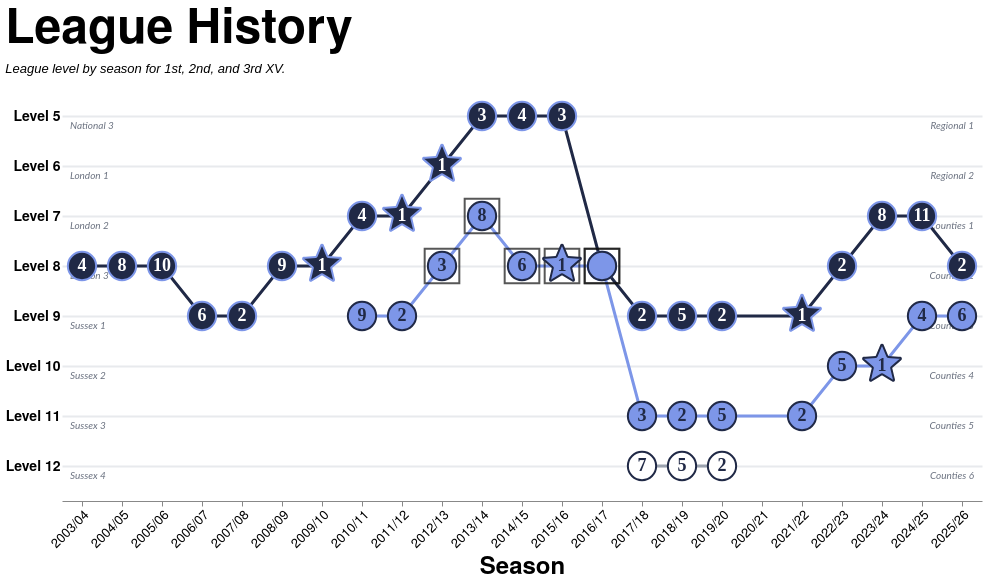

The Vega-Lite source for this figure:
### Vega-Lite specification from a JSON file in a GitHub repository (floating-point values rounded to 4 significant figures)
{"config": {"axis": {"labelFont": "PT Sans Narrow, Helvetica Neue, Helvetica, Arial, sans-serif", "titleFont": "PT Sans Narrow, Helvetica Neue, Helvetica, Arial, sans-serif", "labelFontSize": 13, "titleFontSize": 24, "gridColor": "#202947", "gridOpacity": 0.2, "zindex": 1}, "text": {"font": "Lato, sans-serif"}, "bar": {"cornerRadiusEnd": 5}, "header": {"labelFont": "PT Sans Narrow, Helvetica Neue, Helvetica, Arial, sans-serif", "titleFont": "PT Sans Narrow, Helvetica Neue, Helvetica, Arial, sans-serif", "labelFontSize": 24, "titleFontSize": 28, "labelFontWeight": "bold", "orient": "left"}, "legend": {"labelFont": "PT Sans Narrow, Helvetica Neue, Helvetica, Arial, sans-serif", "titleFont": "PT Sans Narrow, Helvetica Neue, Helvetica, Arial, sans-serif", "labelFontSize": 14, "titleFontSize": 16, "titlePadding": 5, "fillColor": "white", "strokeColor": "black", "padding": 10, "titleFontWeight": "lighter", "titleFontStyle": "italic", "titleColor": "gray", "offset": 10}, "title": {"font": "PT Sans Narrow, Helvetica Neue, Helvetica, Arial, sans-serif", "fontSize": 48, "fontWeight": "bold", "anchor": "start", "align": "center", "titlePadding": 20, "subtitlePadding": 10, "subtitleFontSize": 13, "subtitleColor": "", "subtitleFontStyle": "italic", "offset": 15, "color": "black"}, "axisX": {"labelAngle": 0}, "facet": {"title": null, "header": null, "align": {"row": "each", "column": "each"}, "spacing": 10}, "resolve": {"scale": {"y": "independent", "facet": "independent"}}, "background": "transparent", "scale": {"offsetBandPaddingOuter": 0.2, "offsetBandPaddingInner": 0.1}, "view": {"stroke": null, "background": "transparent"}}, "layer": [{"data": {"name": "data-2078b31029ee90658b93514e208a459c"}, "mark": {"type": "text", "align": "left", "baseline": "middle", "color": "#6b7280", "dx": -12, "dy": 10, "fontSize": 10, "fontStyle": "italic", "opacity": 1.0}, "encoding": {"text": {"field": "historic", "type": "nominal"}, "x": {"field": "left_anchor", "sort": ["2003/04", "2004/05", "2005/06", "2006/07", "2007/08", "2008/09", "2009/10", "2010/11", "2011/12", "2012/13", "2013/14", "2014/15", "2015/16", "2016/17", "2017/18", "2018/19", "2019/20", "2020/21", "2021/22", "2022/23", "2023/24", "2024/25", "2025/26"], "type": "nominal"}, "y": {"field": "level", "type": "ordinal"}}}, {"data": {"name": "data-2078b31029ee90658b93514e208a459c"}, "mark": {"type": "text", "align": "right", "baseline": "middle", "color": "#6b7280", "dx": 12, "dy": 10, "fontSize": 10, "fontStyle": "italic", "opacity": 1.0}, "encoding": {"text": {"field": "current", "type": "nominal"}, "x": {"field": "right_anchor", "sort": ["2003/04", "2004/05", "2005/06", "2006/07", "2007/08", "2008/09", "2009/10", "2010/11", "2011/12", "2012/13", "2013/14", "2014/15", "2015/16", "2016/17", "2017/18", "2018/19", "2019/20", "2020/21", "2021/22", "2022/23", "2023/24", "2024/25", "2025/26"], "type": "nominal"}, "y": {"field": "level", "type": "ordinal"}}}, {"data": {"name": "data-2135cd0b0991176c8a37a79dac8195cd"}, "mark": {"type": "line", "strokeWidth": 3}, "encoding": {"color": {"field": "squad", "legend": null, "scale": {"domain": ["1st", "2nd", "3rd"], "range": ["#202946", "#7d96e8", "#9ca3af"]}, "type": "nominal"}, "tooltip": [{"field": "season", "title": "Season", "type": "nominal"}, {"field": "squad", "title": "Squad", "type": "nominal"}, {"field": "league", "title": "League", "type": "nominal"}, {"field": "level_display_label", "title": "Level", "type": "nominal"}, {"field": "rank", "title": "Position", "type": "ordinal"}], "x": {"axis": {"labelAlign": "right", "labelAngle": -45, "offset": 10}, "field": "season", "scale": {"domain": ["2003/04", "2004/05", "2005/06", "2006/07", "2007/08", "2008/09", "2009/10", "2010/11", "2011/12", "2012/13", "2013/14", "2014/15", "2015/16", "2016/17", "2017/18", "2018/19", "2019/20", "2020/21", "2021/22", "2022/23", "2023/24", "2024/25", "2025/26"]}, "title": "Season", "type": "ordinal"}, "y": {"axis": {"domain": false, "grid": true, "gridColor": "#d1d5db", "gridOpacity": 0.5, "gridWidth": 2, "labelExpr": "'Level ' + datum.value", "labelFontSize": 14, "labelFontWeight": "bold", "ticks": false}, "field": "level", "title": null, "type": "ordinal"}}}, {"data": {"name": "data-6bc4def52c379e776a61c77c9bd2b98e"}, "mark": {"type": "point", "filled": false, "shape": "square", "size": 1200, "stroke": "#111111", "strokeWidth": 2}, "encoding": {"x": {"field": "season", "scale": {"domain": ["2003/04", "2004/05", "2005/06", "2006/07", "2007/08", "2008/09", "2009/10", "2010/11", "2011/12", "2012/13", "2013/14", "2014/15", "2015/16", "2016/17", "2017/18", "2018/19", "2019/20", "2020/21", "2021/22", "2022/23", "2023/24", "2024/25", "2025/26"]}, "type": "ordinal"}, "y": {"field": "level", "type": "ordinal"}}}, {"data": {"name": "data-2135cd0b0991176c8a37a79dac8195cd"}, "mark": {"type": "point", "filled": true, "opacity": 1, "size": 800, "strokeWidth": 2}, "encoding": {"color": {"field": "squad", "legend": null, "scale": {"domain": ["1st", "2nd", "3rd"], "range": ["#202946", "#7d96e8", "#9ca3af"]}, "type": "nominal"}, "fill": {"condition": {"test": "datum.squad == '3rd'", "value": "#ffffff"}, "field": "squad", "legend": null, "scale": {"domain": ["1st", "2nd", "3rd"], "range": ["#202946", "#7d96e8", "#9ca3af"]}, "type": "nominal"}, "shape": {"field": "marker_shape", "legend": null, "scale": null, "type": "nominal"}, "stroke": {"condition": {"test": "datum.squad == '1st'", "value": "#7d96e8"}, "value": "#202946"}, "tooltip": [{"field": "season", "title": "Season", "type": "nominal"}, {"field": "squad", "title": "Squad", "type": "nominal"}, {"field": "league", "title": "League", "type": "nominal"}, {"field": "level_display_label", "title": "Level", "type": "nominal"}, {"field": "rank", "title": "Position", "type": "ordinal"}], "x": {"axis": {"labelAlign": "right", "labelAngle": -45, "offset": 10}, "field": "season", "scale": {"domain": ["2003/04", "2004/05", "2005/06", "2006/07", "2007/08", "2008/09", "2009/10", "2010/11", "2011/12", "2012/13", "2013/14", "2014/15", "2015/16", "2016/17", "2017/18", "2018/19", "2019/20", "2020/21", "2021/22", "2022/23", "2023/24", "2024/25", "2025/26"]}, "title": "Season", "type": "ordinal"}, "y": {"axis": {"domain": false, "grid": true, "gridColor": "#d1d5db", "gridOpacity": 0.5, "gridWidth": 2, "labelExpr": "'Level ' + datum.value", "labelFontSize": 14, "labelFontWeight": "bold", "ticks": false}, "field": "level", "title": null, "type": "ordinal"}}}, {"data": {"name": "data-2135cd0b0991176c8a37a79dac8195cd"}, "mark": {"type": "text", "font": "PT Sans Narrow", "fontSize": 18, "fontWeight": "bold"}, "encoding": {"color": {"field": "rank_text_color", "legend": null, "scale": null, "type": "nominal"}, "text": {"field": "rank_label", "type": "nominal"}, "tooltip": [{"field": "season", "title": "Season", "type": "nominal"}, {"field": "squad", "title": "Squad", "type": "nominal"}, {"field": "league", "title": "League", "type": "nominal"}, {"field": "level_display_label", "title": "Level", "type": "nominal"}, {"field": "rank", "title": "Position", "type": "ordinal"}], "x": {"axis": {"labelAlign": "right", "labelAngle": -45, "offset": 10}, "field": "season", "scale": {"domain": ["2003/04", "2004/05", "2005/06", "2006/07", "2007/08", "2008/09", "2009/10", "2010/11", "2011/12", "2012/13", "2013/14", "2014/15", "2015/16", "2016/17", "2017/18", "2018/19", "2019/20", "2020/21", "2021/22", "2022/23", "2023/24", "2024/25", "2025/26"]}, "title": "Season", "type": "ordinal"}, "y": {"axis": {"domain": false, "grid": true, "gridColor": "#d1d5db", "gridOpacity": 0.5, "gridWidth": 2, "labelExpr": "'Level ' + datum.value", "labelFontSize": 14, "labelFontWeight": "bold", "ticks": false}, "field": "level", "title": null, "type": "ordinal"}}}], "height": {"step": 50}, "resolve": {"scale": {"color": "independent"}}, "title": {"text": "League History", "subtitle": "League level by season for 1st, 2nd, and 3rd XV."}, "width": {"step": 40}, "$schema": "https://vega.github.io/schema/vega-lite/v5.20.1.json", "datasets": {"data-2078b31029ee90658b93514e208a459c": [{"level": 5, "historic": "National 3", "current": "Regional 1", "left_anchor": "2003/04", "right_anchor": "2025/26"}, {"level": 6, "historic": "London 1", "current": "Regional 2", "left_anchor": "2003/04", "right_anchor": "2025/26"}, {"level": 7, "historic": "London 2", "current": "Counties 1", "left_anchor": "2003/04", "right_anchor": "2025/26"}, {"level": 8, "historic": "London 3", "current": "Counties 2", "left_anchor": "2003/04", "right_anchor": "2025/26"}, {"level": 9, "historic": "Sussex 1", "current": "Counties 3", "left_anchor": "2003/04", "right_anchor": "2025/26"}, {"level": 10, "historic": "Sussex 2", "current": "Counties 4", "left_anchor": "2003/04", "right_anchor": "2025/26"}, {"level": 11, "historic": "Sussex 3", "current": "Counties 5", "left_anchor": "2003/04", "right_anchor": "2025/26"}, {"level": 12, "historic": "Sussex 4", "current": "Counties 6", "left_anchor": "2003/04", "right_anchor": "2025/26"}], "data-2135cd0b0991176c8a37a79dac8195cd": [{"season": "2003/04", "season_start_year": 2003, "squad": "1st", "league": "London 4 South East", "level": 8, "rank": 4, "is_non_rfu": false, "is_no_league": false, "is_special": false, "marker_shape": "circle", "rank_label": "4", "rank_text_color": "#ffffff", "special_label": "", "level_display_label": "Level 8"}, {"season": "2004/05", "season_start_year": 2004, "squad": "1st", "league": "London 4 South East", "level": 8, "rank": 8, "is_non_rfu": false, "is_no_league": false, "is_special": false, "marker_shape": "circle", "rank_label": "8", "rank_text_color": "#ffffff", "special_label": "", "level_display_label": "Level 8"}, {"season": "2005/06", "season_start_year": 2005, "squad": "1st", "league": "London 4 South East", "level": 8, "rank": 10, "is_non_rfu": false, "is_no_league": false, "is_special": false, "marker_shape": "circle", "rank_label": "10", "rank_text_color": "#ffffff", "special_label": "", "level_display_label": "Level 8"}, {"season": "2006/07", "season_start_year": 2006, "squad": "1st", "league": "Sussex 1", "level": 9, "rank": 6, "is_non_rfu": false, "is_no_league": false, "is_special": false, "marker_shape": "circle", "rank_label": "6", "rank_text_color": "#ffffff", "special_label": "", "level_display_label": "Level 9"}, {"season": "2007/08", "season_start_year": 2007, "squad": "1st", "league": "Sussex 1", "level": 9, "rank": 2, "is_non_rfu": false, "is_no_league": false, "is_special": false, "marker_shape": "circle", "rank_label": "2", "rank_text_color": "#ffffff", "special_label": "", "level_display_label": "Level 9"}, {"season": "2008/09", "season_start_year": 2008, "squad": "1st", "league": "London 4 South East", "level": 8, "rank": 9, "is_non_rfu": false, "is_no_league": false, "is_special": false, "marker_shape": "circle", "rank_label": "9", "rank_text_color": "#ffffff", "special_label": "", "level_display_label": "Level 8"}, {"season": "2009/10", "season_start_year": 2009, "squad": "1st", "league": "London 3 South East", "level": 8, "rank": 1, "is_non_rfu": false, "is_no_league": false, "is_special": false, "marker_shape": "M-.1041-1.3497-.0786-1.4111-.0554-1.4668C-.0349-1.5161.0349-1.5161.0554-1.4668L.0786-1.4111.1041-1.3497.1083-1.3396.3827-.6799C.3913-.6591.4109-.645.4333-.6432L1.1455-.5861 1.1563-.5852 1.2226-.5799 1.2828-.5751C1.336-.5708 1.3576-.5044 1.317-.4697L1.2712-.4304 1.2207-.3871 1.2124-.3801.6698.0847C.6527.0994.6453.1223.6505.1442L.8162.8392.8188.8498.8342.9145.8482.9732C.8606 1.0251.8041 1.0661.7586 1.0383L.7071 1.0069.6503.9722.641.9665.0313.5941C.0121.5824-.0121.5824-.0313.5941L-.641.9665-.6503.9722-.707 1.0069-.7585 1.0383C-.8041 1.0661-.8606 1.0251-.8482.9732L-.8342.9145-.8187.8498-.8162.8392-.6504.1442C-.6452.1223-.6527.0994-.6698.0847L-1.2124-.3801-1.2206-.3871-1.2712-.4304-1.317-.4697C-1.3575-.5044-1.336-.5708-1.2828-.5751L-1.2226-.5799-1.1563-.5852-1.1454-.5861-.4333-.6432C-.4108-.645-.3913-.6592-.3827-.6799L-.1083-1.3396-.1041-1.3497Z", "rank_label": "1", "rank_text_color": "#ffffff", "special_label": "", "level_display_label": "Level 8"}, {"season": "2010/11", "season_start_year": 2010, "squad": "1st", "league": "London 2 South East", "level": 7, "rank": 4, "is_non_rfu": false, "is_no_league": false, "is_special": false, "marker_shape": "circle", "rank_label": "4", "rank_text_color": "#ffffff", "special_label": "", "level_display_label": "Level 7"}, {"season": "2010/11", "season_start_year": 2010, "squad": "2nd", "league": "Sussex Spitfire 1", "level": 9, "rank": 9, "is_non_rfu": false, "is_no_league": false, "is_special": false, "marker_shape": "circle", "rank_label": "9", "rank_text_color": "#202946", "special_label": "", "level_display_label": "Level 9"}, {"season": "2011/12", "season_start_year": 2011, "squad": "1st", "league": "London 2 South East", "level": 7, "rank": 1, "is_non_rfu": false, "is_no_league": false, "is_special": false, "marker_shape": "M-.1041-1.3497-.0786-1.4111-.0554-1.4668C-.0349-1.5161.0349-1.5161.0554-1.4668L.0786-1.4111.1041-1.3497.1083-1.3396.3827-.6799C.3913-.6591.4109-.645.4333-.6432L1.1455-.5861 1.1563-.5852 1.2226-.5799 1.2828-.5751C1.336-.5708 1.3576-.5044 1.317-.4697L1.2712-.4304 1.2207-.3871 1.2124-.3801.6698.0847C.6527.0994.6453.1223.6505.1442L.8162.8392.8188.8498.8342.9145.8482.9732C.8606 1.0251.8041 1.0661.7586 1.0383L.7071 1.0069.6503.9722.641.9665.0313.5941C.0121.5824-.0121.5824-.0313.5941L-.641.9665-.6503.9722-.707 1.0069-.7585 1.0383C-.8041 1.0661-.8606 1.0251-.8482.9732L-.8342.9145-.8187.8498-.8162.8392-.6504.1442C-.6452.1223-.6527.0994-.6698.0847L-1.2124-.3801-1.2206-.3871-1.2712-.4304-1.317-.4697C-1.3575-.5044-1.336-.5708-1.2828-.5751L-1.2226-.5799-1.1563-.5852-1.1454-.5861-.4333-.6432C-.4108-.645-.3913-.6592-.3827-.6799L-.1083-1.3396-.1041-1.3497Z", "rank_label": "1", "rank_text_color": "#ffffff", "special_label": "", "level_display_label": "Level 7"}, {"season": "2011/12", "season_start_year": 2011, "squad": "2nd", "league": "Sussex Spitfire 1", "level": 9, "rank": 2, "is_non_rfu": false, "is_no_league": false, "is_special": false, "marker_shape": "circle", "rank_label": "2", "rank_text_color": "#202946", "special_label": "", "level_display_label": "Level 9"}, {"season": "2012/13", "season_start_year": 2012, "squad": "1st", "league": "London 1 South", "level": 6, "rank": 1, "is_non_rfu": false, "is_no_league": false, "is_special": false, "marker_shape": "M-.1041-1.3497-.0786-1.4111-.0554-1.4668C-.0349-1.5161.0349-1.5161.0554-1.4668L.0786-1.4111.1041-1.3497.1083-1.3396.3827-.6799C.3913-.6591.4109-.645.4333-.6432L1.1455-.5861 1.1563-.5852 1.2226-.5799 1.2828-.5751C1.336-.5708 1.3576-.5044 1.317-.4697L1.2712-.4304 1.2207-.3871 1.2124-.3801.6698.0847C.6527.0994.6453.1223.6505.1442L.8162.8392.8188.8498.8342.9145.8482.9732C.8606 1.0251.8041 1.0661.7586 1.0383L.7071 1.0069.6503.9722.641.9665.0313.5941C.0121.5824-.0121.5824-.0313.5941L-.641.9665-.6503.9722-.707 1.0069-.7585 1.0383C-.8041 1.0661-.8606 1.0251-.8482.9732L-.8342.9145-.8187.8498-.8162.8392-.6504.1442C-.6452.1223-.6527.0994-.6698.0847L-1.2124-.3801-1.2206-.3871-1.2712-.4304-1.317-.4697C-1.3575-.5044-1.336-.5708-1.2828-.5751L-1.2226-.5799-1.1563-.5852-1.1454-.5861-.4333-.6432C-.4108-.645-.3913-.6592-.3827-.6799L-.1083-1.3396-.1041-1.3497Z", "rank_label": "1", "rank_text_color": "#ffffff", "special_label": "", "level_display_label": "Level 6"}, {"season": "2012/13", "season_start_year": 2012, "squad": "2nd", "league": "Raging Bull Shield 3 South", "level": 8, "rank": 3, "is_non_rfu": true, "is_no_league": false, "is_special": true, "marker_shape": "circle", "rank_label": "3", "rank_text_color": "#202946", "special_label": "Non-RFU league", "level_display_label": "Non-RFU league"}, {"season": "2013/14", "season_start_year": 2013, "squad": "1st", "league": "National League 3 London & SE", "level": 5, "rank": 3, "is_non_rfu": false, "is_no_league": false, "is_special": false, "marker_shape": "circle", "rank_label": "3", "rank_text_color": "#ffffff", "special_label": "", "level_display_label": "Level 5"}, {"season": "2013/14", "season_start_year": 2013, "squad": "2nd", "league": "Raging Bull Shield 2 South", "level": 7, "rank": 8, "is_non_rfu": true, "is_no_league": false, "is_special": true, "marker_shape": "circle", "rank_label": "8", "rank_text_color": "#202946", "special_label": "Non-RFU league", "level_display_label": "Non-RFU league"}, {"season": "2014/15", "season_start_year": 2014, "squad": "1st", "league": "National League 3 London & SE", "level": 5, "rank": 4, "is_non_rfu": false, "is_no_league": false, "is_special": false, "marker_shape": "circle", "rank_label": "4", "rank_text_color": "#ffffff", "special_label": "", "level_display_label": "Level 5"}, {"season": "2014/15", "season_start_year": 2014, "squad": "2nd", "league": "Raging Bull Shield 3", "level": 8, "rank": 6, "is_non_rfu": true, "is_no_league": false, "is_special": true, "marker_shape": "circle", "rank_label": "6", "rank_text_color": "#202946", "special_label": "Non-RFU league", "level_display_label": "Non-RFU league"}, {"season": "2015/16", "season_start_year": 2015, "squad": "1st", "league": "National League 3 London & SE", "level": 5, "rank": 3, "is_non_rfu": false, "is_no_league": false, "is_special": false, "marker_shape": "circle", "rank_label": "3", "rank_text_color": "#ffffff", "special_label": "", "level_display_label": "Level 5"}, {"season": "2015/16", "season_start_year": 2015, "squad": "2nd", "league": "Raging Bull Shield 3 Conference 1", "level": 8, "rank": 1, "is_non_rfu": true, "is_no_league": false, "is_special": true, "marker_shape": "M-.1041-1.3497-.0786-1.4111-.0554-1.4668C-.0349-1.5161.0349-1.5161.0554-1.4668L.0786-1.4111.1041-1.3497.1083-1.3396.3827-.6799C.3913-.6591.4109-.645.4333-.6432L1.1455-.5861 1.1563-.5852 1.2226-.5799 1.2828-.5751C1.336-.5708 1.3576-.5044 1.317-.4697L1.2712-.4304 1.2207-.3871 1.2124-.3801.6698.0847C.6527.0994.6453.1223.6505.1442L.8162.8392.8188.8498.8342.9145.8482.9732C.8606 1.0251.8041 1.0661.7586 1.0383L.7071 1.0069.6503.9722.641.9665.0313.5941C.0121.5824-.0121.5824-.0313.5941L-.641.9665-.6503.9722-.707 1.0069-.7585 1.0383C-.8041 1.0661-.8606 1.0251-.8482.9732L-.8342.9145-.8187.8498-.8162.8392-.6504.1442C-.6452.1223-.6527.0994-.6698.0847L-1.2124-.3801-1.2206-.3871-1.2712-.4304-1.317-.4697C-1.3575-.5044-1.336-.5708-1.2828-.5751L-1.2226-.5799-1.1563-.5852-1.1454-.5861-.4333-.6432C-.4108-.645-.3913-.6592-.3827-.6799L-.1083-1.3396-.1041-1.3497Z", "rank_label": "1", "rank_text_color": "#202946", "special_label": "Non-RFU league", "level_display_label": "Non-RFU league"}, {"season": "2016/17", "season_start_year": 2016, "squad": "1st", "league": "-", "level": 8, "rank": null, "is_non_rfu": false, "is_no_league": true, "is_special": true, "marker_shape": "circle", "rank_label": "", "rank_text_color": "#ffffff", "special_label": "No league", "level_display_label": "No league"}, {"season": "2016/17", "season_start_year": 2016, "squad": "2nd", "league": "-", "level": 8, "rank": null, "is_non_rfu": false, "is_no_league": true, "is_special": true, "marker_shape": "circle", "rank_label": "", "rank_text_color": "#202946", "special_label": "No league", "level_display_label": "No league"}, {"season": "2017/18", "season_start_year": 2017, "squad": "1st", "league": "Harvey's of Sussex 1", "level": 9, "rank": 2, "is_non_rfu": false, "is_no_league": false, "is_special": false, "marker_shape": "circle", "rank_label": "2", "rank_text_color": "#ffffff", "special_label": "", "level_display_label": "Level 9"}, {"season": "2017/18", "season_start_year": 2017, "squad": "2nd", "league": "Sussex 3 \"Forwards Choice\"", "level": 11, "rank": 3, "is_non_rfu": false, "is_no_league": false, "is_special": false, "marker_shape": "circle", "rank_label": "3", "rank_text_color": "#202946", "special_label": "", "level_display_label": "Level 11"}, {"season": "2017/18", "season_start_year": 2017, "squad": "3rd", "league": "Sussex 4 East \"Bonfire Boy\"", "level": 12, "rank": 7, "is_non_rfu": false, "is_no_league": false, "is_special": false, "marker_shape": "circle", "rank_label": "7", "rank_text_color": "#202946", "special_label": "", "level_display_label": "Level 12"}, {"season": "2018/19", "season_start_year": 2018, "squad": "1st", "league": "Harvey's of Sussex 1", "level": 9, "rank": 5, "is_non_rfu": false, "is_no_league": false, "is_special": false, "marker_shape": "circle", "rank_label": "5", "rank_text_color": "#ffffff", "special_label": "", "level_display_label": "Level 9"}, {"season": "2018/19", "season_start_year": 2018, "squad": "2nd", "league": "Sussex 3 East \"Bonfire Boy\"", "level": 11, "rank": 2, "is_non_rfu": false, "is_no_league": false, "is_special": false, "marker_shape": "circle", "rank_label": "2", "rank_text_color": "#202946", "special_label": "", "level_display_label": "Level 11"}, {"season": "2018/19", "season_start_year": 2018, "squad": "3rd", "league": "Sussex 4 East \"Albion Ale\"", "level": 12, "rank": 5, "is_non_rfu": false, "is_no_league": false, "is_special": false, "marker_shape": "circle", "rank_label": "5", "rank_text_color": "#202946", "special_label": "", "level_display_label": "Level 12"}, {"season": "2019/20", "season_start_year": 2019, "squad": "1st", "league": "Harvey's of Sussex 1", "level": 9, "rank": 2, "is_non_rfu": false, "is_no_league": false, "is_special": false, "marker_shape": "circle", "rank_label": "2", "rank_text_color": "#ffffff", "special_label": "", "level_display_label": "Level 9"}, {"season": "2019/20", "season_start_year": 2019, "squad": "2nd", "league": "Sussex 3 East", "level": 11, "rank": 5, "is_non_rfu": false, "is_no_league": false, "is_special": false, "marker_shape": "circle", "rank_label": "5", "rank_text_color": "#202946", "special_label": "", "level_display_label": "Level 11"}, {"season": "2019/20", "season_start_year": 2019, "squad": "3rd", "league": "Sussex 4", "level": 12, "rank": 2, "is_non_rfu": false, "is_no_league": false, "is_special": false, "marker_shape": "circle", "rank_label": "2", "rank_text_color": "#202946", "special_label": "", "level_display_label": "Level 12"}, {"season": "2021/22", "season_start_year": 2021, "squad": "1st", "league": "Harvey's of Sussex 1", "level": 9, "rank": 1, "is_non_rfu": false, "is_no_league": false, "is_special": false, "marker_shape": "M-.1041-1.3497-.0786-1.4111-.0554-1.4668C-.0349-1.5161.0349-1.5161.0554-1.4668L.0786-1.4111.1041-1.3497.1083-1.3396.3827-.6799C.3913-.6591.4109-.645.4333-.6432L1.1455-.5861 1.1563-.5852 1.2226-.5799 1.2828-.5751C1.336-.5708 1.3576-.5044 1.317-.4697L1.2712-.4304 1.2207-.3871 1.2124-.3801.6698.0847C.6527.0994.6453.1223.6505.1442L.8162.8392.8188.8498.8342.9145.8482.9732C.8606 1.0251.8041 1.0661.7586 1.0383L.7071 1.0069.6503.9722.641.9665.0313.5941C.0121.5824-.0121.5824-.0313.5941L-.641.9665-.6503.9722-.707 1.0069-.7585 1.0383C-.8041 1.0661-.8606 1.0251-.8482.9732L-.8342.9145-.8187.8498-.8162.8392-.6504.1442C-.6452.1223-.6527.0994-.6698.0847L-1.2124-.3801-1.2206-.3871-1.2712-.4304-1.317-.4697C-1.3575-.5044-1.336-.5708-1.2828-.5751L-1.2226-.5799-1.1563-.5852-1.1454-.5861-.4333-.6432C-.4108-.645-.3913-.6592-.3827-.6799L-.1083-1.3396-.1041-1.3497Z", "rank_label": "1", "rank_text_color": "#ffffff", "special_label": "", "level_display_label": "Level 9"}, {"season": "2021/22", "season_start_year": 2021, "squad": "2nd", "league": "Harvey's Olympia Sussex 3 Central", "level": 11, "rank": 2, "is_non_rfu": false, "is_no_league": false, "is_special": false, "marker_shape": "circle", "rank_label": "2", "rank_text_color": "#202946", "special_label": "", "level_display_label": "Level 11"}, {"season": "2022/23", "season_start_year": 2022, "squad": "1st", "league": "Counties 2 Sussex", "level": 8, "rank": 2, "is_non_rfu": false, "is_no_league": false, "is_special": false, "marker_shape": "circle", "rank_label": "2", "rank_text_color": "#ffffff", "special_label": "", "level_display_label": "Level 8"}, {"season": "2022/23", "season_start_year": 2022, "squad": "2nd", "league": "Harvey's Wharf IPA Counties 4 Sussex", "level": 10, "rank": 5, "is_non_rfu": false, "is_no_league": false, "is_special": false, "marker_shape": "circle", "rank_label": "5", "rank_text_color": "#202946", "special_label": "", "level_display_label": "Level 10"}, {"season": "2023/24", "season_start_year": 2023, "squad": "1st", "league": "Counties 1 Surrey/Sussex", "level": 7, "rank": 8, "is_non_rfu": false, "is_no_league": false, "is_special": false, "marker_shape": "circle", "rank_label": "8", "rank_text_color": "#ffffff", "special_label": "", "level_display_label": "Level 7"}, {"season": "2023/24", "season_start_year": 2023, "squad": "2nd", "league": "Harvey's Wharf IPA Counties 4 Sussex East", "level": 10, "rank": 1, "is_non_rfu": false, "is_no_league": false, "is_special": false, "marker_shape": "M-.1041-1.3497-.0786-1.4111-.0554-1.4668C-.0349-1.5161.0349-1.5161.0554-1.4668L.0786-1.4111.1041-1.3497.1083-1.3396.3827-.6799C.3913-.6591.4109-.645.4333-.6432L1.1455-.5861 1.1563-.5852 1.2226-.5799 1.2828-.5751C1.336-.5708 1.3576-.5044 1.317-.4697L1.2712-.4304 1.2207-.3871 1.2124-.3801.6698.0847C.6527.0994.6453.1223.6505.1442L.8162.8392.8188.8498.8342.9145.8482.9732C.8606 1.0251.8041 1.0661.7586 1.0383L.7071 1.0069.6503.9722.641.9665.0313.5941C.0121.5824-.0121.5824-.0313.5941L-.641.9665-.6503.9722-.707 1.0069-.7585 1.0383C-.8041 1.0661-.8606 1.0251-.8482.9732L-.8342.9145-.8187.8498-.8162.8392-.6504.1442C-.6452.1223-.6527.0994-.6698.0847L-1.2124-.3801-1.2206-.3871-1.2712-.4304-1.317-.4697C-1.3575-.5044-1.336-.5708-1.2828-.5751L-1.2226-.5799-1.1563-.5852-1.1454-.5861-.4333-.6432C-.4108-.645-.3913-.6592-.3827-.6799L-.1083-1.3396-.1041-1.3497Z", "rank_label": "1", "rank_text_color": "#202946", "special_label": "", "level_display_label": "Level 10"}, {"season": "2024/25", "season_start_year": 2024, "squad": "1st", "league": "Counties 1 Surrey/Sussex", "level": 7, "rank": 11, "is_non_rfu": false, "is_no_league": false, "is_special": false, "marker_shape": "circle", "rank_label": "11", "rank_text_color": "#ffffff", "special_label": "", "level_display_label": "Level 7"}, {"season": "2024/25", "season_start_year": 2024, "squad": "2nd", "league": "Harvey's Brewery Counties 3 Sussex", "level": 9, "rank": 4, "is_non_rfu": false, "is_no_league": false, "is_special": false, "marker_shape": "circle", "rank_label": "4", "rank_text_color": "#202946", "special_label": "", "level_display_label": "Level 9"}, {"season": "2025/26", "season_start_year": 2025, "squad": "1st", "league": "Counties 2 Sussex", "level": 8, "rank": 2, "is_non_rfu": false, "is_no_league": false, "is_special": false, "marker_shape": "circle", "rank_label": "2", "rank_text_color": "#ffffff", "special_label": "", "level_display_label": "Level 8"}, {"season": "2025/26", "season_start_year": 2025, "squad": "2nd", "league": "Harvey's Brewery Counties 3 Sussex", "level": 9, "rank": 6, "is_non_rfu": false, "is_no_league": false, "is_special": false, "marker_shape": "circle", "rank_label": "6", "rank_text_color": "#202946", "special_label": "", "level_display_label": "Level 9"}], "data-6bc4def52c379e776a61c77c9bd2b98e": [{"season": "2012/13", "season_start_year": 2012, "squad": "2nd", "league": "Raging Bull Shield 3 South", "level": 8, "rank": 3, "is_non_rfu": true, "is_no_league": false, "is_special": true, "marker_shape": "circle", "rank_label": "3", "rank_text_color": "#202946", "special_label": "Non-RFU league", "level_display_label": "Non-RFU league"}, {"season": "2013/14", "season_start_year": 2013, "squad": "2nd", "league": "Raging Bull Shield 2 South", "level": 7, "rank": 8, "is_non_rfu": true, "is_no_league": false, "is_special": true, "marker_shape": "circle", "rank_label": "8", "rank_text_color": "#202946", "special_label": "Non-RFU league", "level_display_label": "Non-RFU league"}, {"season": "2014/15", "season_start_year": 2014, "squad": "2nd", "league": "Raging Bull Shield 3", "level": 8, "rank": 6, "is_non_rfu": true, "is_no_league": false, "is_special": true, "marker_shape": "circle", "rank_label": "6", "rank_text_color": "#202946", "special_label": "Non-RFU league", "level_display_label": "Non-RFU league"}, {"season": "2015/16", "season_start_year": 2015, "squad": "2nd", "league": "Raging Bull Shield 3 Conference 1", "level": 8, "rank": 1, "is_non_rfu": true, "is_no_league": false, "is_special": true, "marker_shape": "M-.1041-1.3497-.0786-1.4111-.0554-1.4668C-.0349-1.5161.0349-1.5161.0554-1.4668L.0786-1.4111.1041-1.3497.1083-1.3396.3827-.6799C.3913-.6591.4109-.645.4333-.6432L1.1455-.5861 1.1563-.5852 1.2226-.5799 1.2828-.5751C1.336-.5708 1.3576-.5044 1.317-.4697L1.2712-.4304 1.2207-.3871 1.2124-.3801.6698.0847C.6527.0994.6453.1223.6505.1442L.8162.8392.8188.8498.8342.9145.8482.9732C.8606 1.0251.8041 1.0661.7586 1.0383L.7071 1.0069.6503.9722.641.9665.0313.5941C.0121.5824-.0121.5824-.0313.5941L-.641.9665-.6503.9722-.707 1.0069-.7585 1.0383C-.8041 1.0661-.8606 1.0251-.8482.9732L-.8342.9145-.8187.8498-.8162.8392-.6504.1442C-.6452.1223-.6527.0994-.6698.0847L-1.2124-.3801-1.2206-.3871-1.2712-.4304-1.317-.4697C-1.3575-.5044-1.336-.5708-1.2828-.5751L-1.2226-.5799-1.1563-.5852-1.1454-.5861-.4333-.6432C-.4108-.645-.3913-.6592-.3827-.6799L-.1083-1.3396-.1041-1.3497Z", "rank_label": "1", "rank_text_color": "#202946", "special_label": "Non-RFU league", "level_display_label": "Non-RFU league"}, {"season": "2016/17", "season_start_year": 2016, "squad": "1st", "league": "-", "level": 8, "rank": null, "is_non_rfu": false, "is_no_league": true, "is_special": true, "marker_shape": "circle", "rank_label": "", "rank_text_color": "#ffffff", "special_label": "No league", "level_display_label": "No league"}, {"season": "2016/17", "season_start_year": 2016, "squad": "2nd", "league": "-", "level": 8, "rank": null, "is_non_rfu": false, "is_no_league": true, "is_special": true, "marker_shape": "circle", "rank_label": "", "rank_text_color": "#202946", "special_label": "No league", "level_display_label": "No league"}]}}
